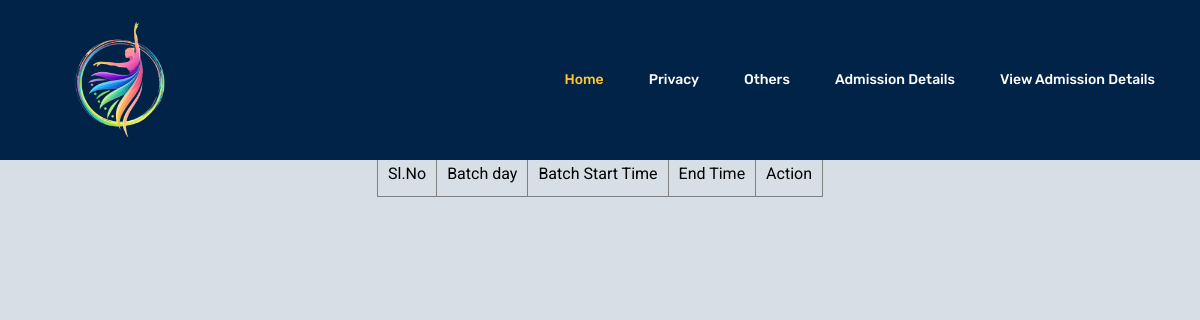
Page /Project/Student/ViewBatchDetails.php?aid=1 on the earlier database version.
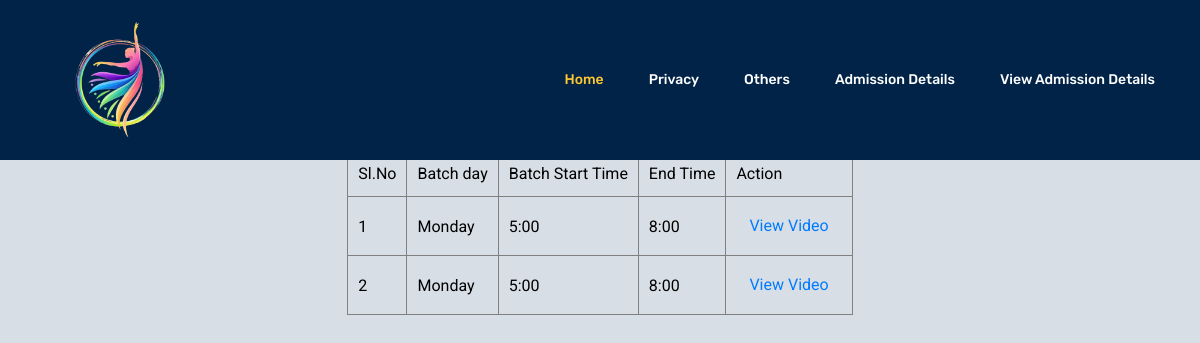
Same page on the later database version.
### tables this page shows
CREATE TABLE `tbl_batches` (
  `batch_id` int(11) NOT NULL auto_increment,
  `batch_name` varchar(20) NOT NULL,
  `batch_starttime` varchar(20) NOT NULL,
  `batch_endtime` varchar(20) NOT NULL,
  `batch_day` varchar(20) NOT NULL,
  `assign_id` int(11) NOT NULL,
  PRIMARY KEY  (`batch_id`)
);

### Project/Student/ViewBatchDetails.php (the view, shortened to what this page needs)
<?php
include("Head.php");
?>
<!DOCTYPE html PUBLIC "-//W3C//DTD XHTML 1.0 Transitional//EN" "http://www.w3.org/TR/xhtml1/DTD/xhtml1-transitional.dtd">
<html xmlns="http://www.w3.org/1999/xhtml">
<head>
</head>
<body style="background-color:rgb(215, 222, 229);color: black;">
<body>
<br><br><br><br><br><br>
<form id="form1" name="form1" method="post" action="">
  <table border="1" align="center" cellpadding="10">
    <tr>
      <td>Sl.No</td>
      <td>Batch day</td>
      <td>Batch Start Time</td>
      <td>End Time </td>
      <td>Action</td>
    </tr>
    <?php
	$sel="select * from tbl_batches where assign_id='".$_GET["aid"]."'";
	$data=mysql_query($sel);
	$i=0;
	while($row=mysql_fetch_array($data))
	{
		$i++;
	?>
    <tr>
      <td><?php echo $i?></td>
      <td><?php echo $row["batch_day"]?></td>
      <td><?php echo $row["batch_starttime"]?></td>
      <td><?php echo $row["batch_endtime"]?></td>
      <td>                        <a href="ViewVideo.php?cid=<?php echo $_GET["aid"]; ?>" class="btn ">View Video</a>
</td>
    </tr>
    <?php
	}
	?>
  </table>
</form>
</body>
</html>
<br><br><br><br><br><br><br><br>

Differences in the rows shown:
now on this page (row edited): tbl_batches: batch_day "Monday", batch_starttime "5:00", batch_endtime "8:00"
now on this page (row edited): tbl_batches: batch_day "Monday", batch_starttime "5:00", batch_endtime "8:00"
